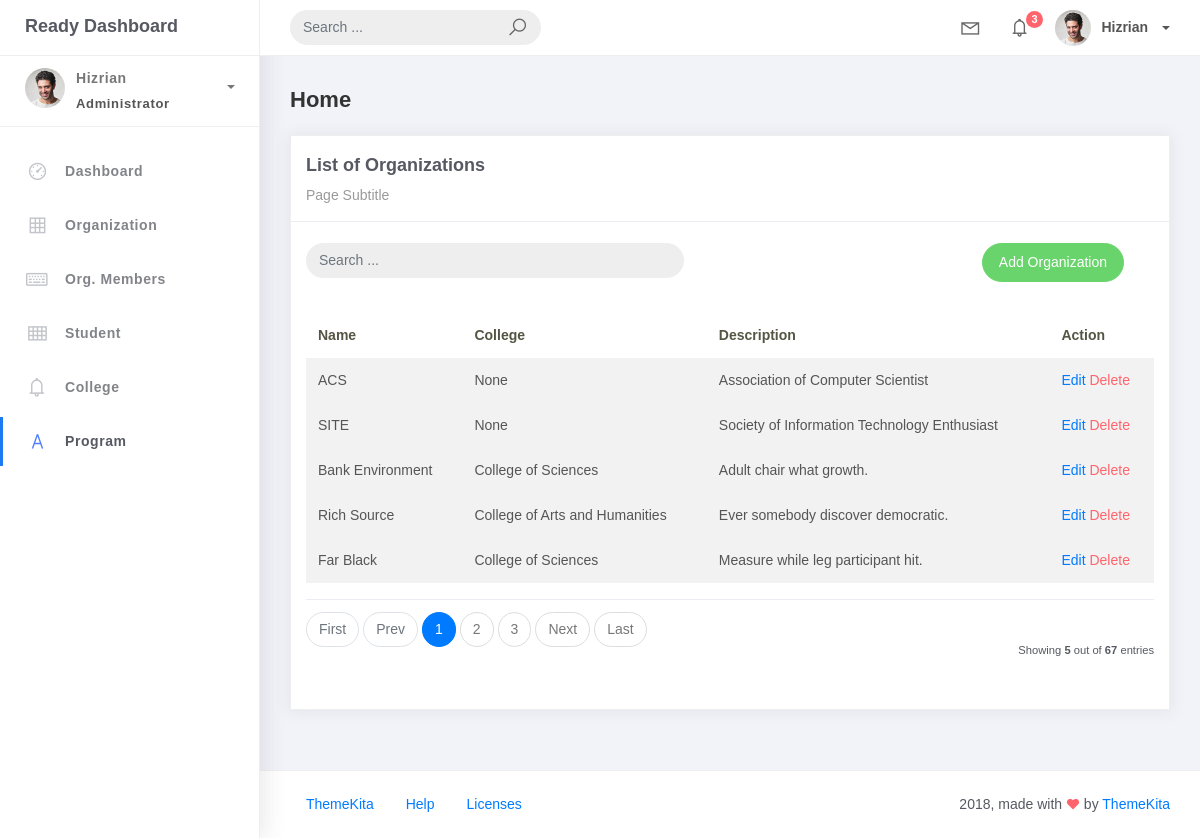
The page /organization_list on the database as committed earlier.
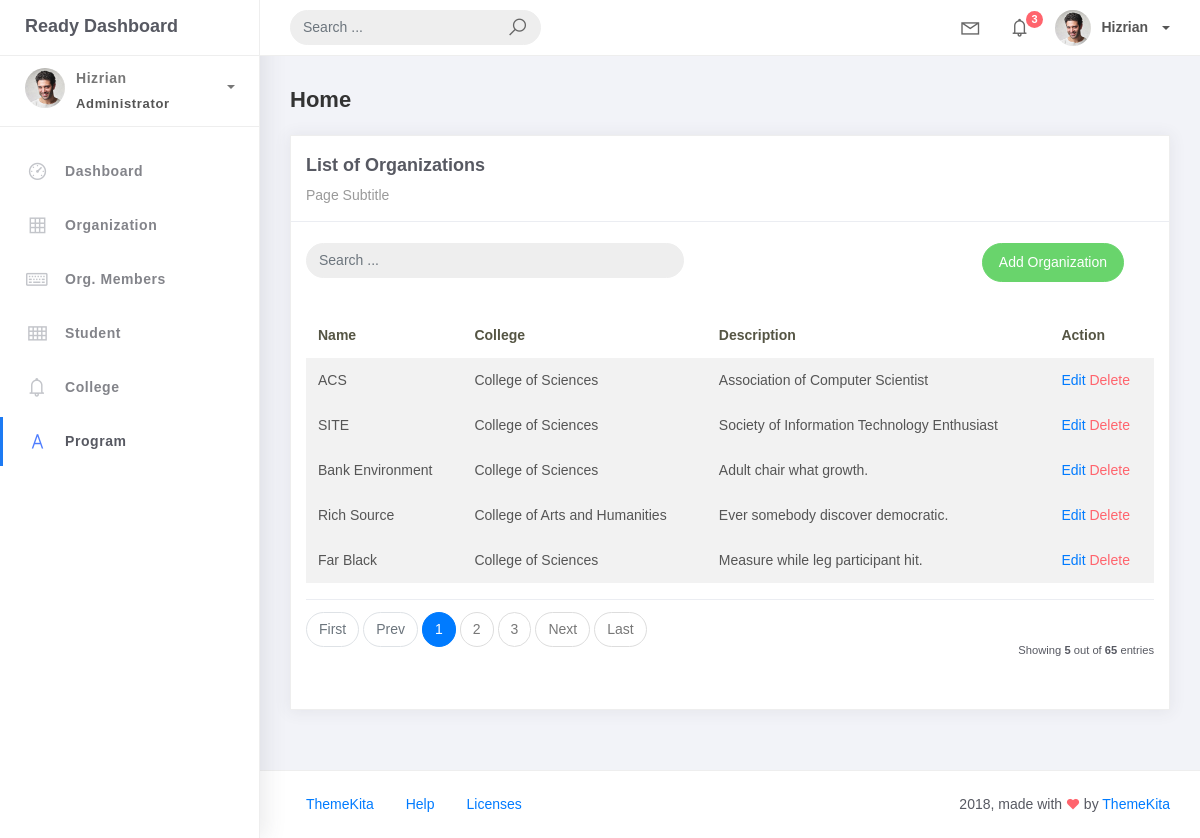
The same page on the database as committed later.
### studentorg/models.py (models this page shows, shortened)
class BaseModel(models.Model):
    created_at = models.DateTimeField(auto_now_add=True, db_index=True)
    updated_at = models.DateTimeField(auto_now=True)
    class Meta:
        abstract = True

class Organization(BaseModel):
    name = models.CharField(max_length=150)
    college = models.ForeignKey(
        College, null=True, blank=True, on_delete=models.CASCADE)
    description = models.CharField(max_length=500)

class College(BaseModel):
    college_name = models.CharField(max_length=150)
    def __str__(self):
        return self.college_name

### studentorg/views.py (the view)
# urls.py: path('organization_list', OrganizationList.as_view(), name='organization-list'),
class OrganizationList(ListView):
    model = Organization
    context_object_name = 'organization'
    template_name = 'org_list.html'
    paginate_by = 5

### templates/org_list.html (shortened to what this page needs)
{% extends 'base.html' %} {% load static %} {% block content %}
<div class="content">
    <div class="container-fluid">
        <h4 class="page-title">Home</h4>
        <div class="row">
            <div class="col-md-12">
                <div class="card">
                    <div class="card-header">
                        <div class="card-title">List of Organizations</div>
                        <div class="card-category">Page Subtitle</div>
                    </div>
                    <br />
                        <div class="col-md-12 row">
                            <div class="col-md-6">
                                <form class="navbar-form nav-search mr-md-3" action="">
                                    <div class="input-group">
                                        <input type="text" placeholder="Search ..." class="form-control" />
                                        <div class="input-group-append">
                                            <span class="input-group-text">
                                            </span>
                                        </div>
                                    </div>
                                </form>
                            </div>
                            <div class="col-md-6">
                                <div class="pull-right">
                                    <a href="{% url 'organization-add' %}" class="btn btn-success btn-rounded">Add Organization</a>
                                </div>
                            </div>
                        </div>
                    <div class="card-body">
                        <table class="table table-striped mt-3">
                            <thead>
                                <tr>
                                    <th scope="col">Name</th>
                                    <th scope="col">College</th>
                                    <th scope="col">Description</th>
                                    <th scope="col">Action</th>
                                </tr>
                            </thead>
                            <tbody>
                                {% for object in object_list %}
                                <tr>
                                        <td>{{ object.name }}</td>
                                        <td>{{ object.college }}</td>
                                        <td>{{ object.description }}</td>
                                        <td>
                                            <a href="organization_list/{{ object.id }}">Edit</a>
                                            <a href="organization_list/{{ object.id }}/delete" class="text-danger">Delete</a>
                                        </td>
                                        <tr>
                                            {% empty%}
                                        </tr>
                                        <td colspan="4" style="text-align: center">
                                            <p> class=text-sm font-weight-bold mb-0">No Records Found</p>
                                        </td>
                                </tr>
                                {% endfor %}
                            </tbody>
                        </table>
                        {% include 'includes/pagination.html' %}
                    </div>
                </div>
            </div>
        </div>
    </div>
</div>
{% endblock %}

Rows that differ between the two databases and show on the page:
changed Organization "ACS": college "None" → "College of Sciences"
changed Organization "SITE": college "None" → "College of Sciences"
Other text that changed with them:
{{ paginator.count }}: "67" → "65"
